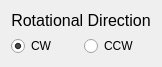
     <widget class="QWidget" name="layoutWidget">
      <property name="geometry">
       <rect>
        <x>720</x>
        <y>120</y>
        <width>159</width>
        <height>52</height>
       </rect>
      </property>
      <layout class="QVBoxLayout" name="verticalLayout_9">
       <item>
        <widget class="QLabel" name="label_27">
         <property name="text">
          <string>&lt;html&gt;&lt;head/&gt;&lt;body&gt;&lt;p align=&quot;center&quot;&gt;&lt;span style=&quot; font-size:12pt;&quot;&gt;Rotational Direction&lt;/span&gt;&lt;/p&gt;&lt;/body&gt;&lt;/html&gt;</string>
         </property>
        </widget>
       </item>
       <item>
        <layout class="QHBoxLayout" name="horizontalLayout_10">
         <item>
          <widget class="QRadioButton" name="cw_radioButton">
           <property name="text">
            <string>CW</string>
           </property>
           <property name="checked">
            <bool>true</bool>
           </property>
           <attribute name="buttonGroup">
            <string notr="true">rot_dir_buttonGroup</string>
           </attribute>
          </widget>
         </item>
         <item>
          <widget class="QRadioButton" name="ccw_radioButton">
           <property name="text">
            <string>CCW</string>
           </property>
           <attribute name="buttonGroup">
            <string notr="true">rot_dir_buttonGroup</string>
           </attribute>
          </widget>
         </item>
        </layout>
       </item>
      </layout>
     </widget>
